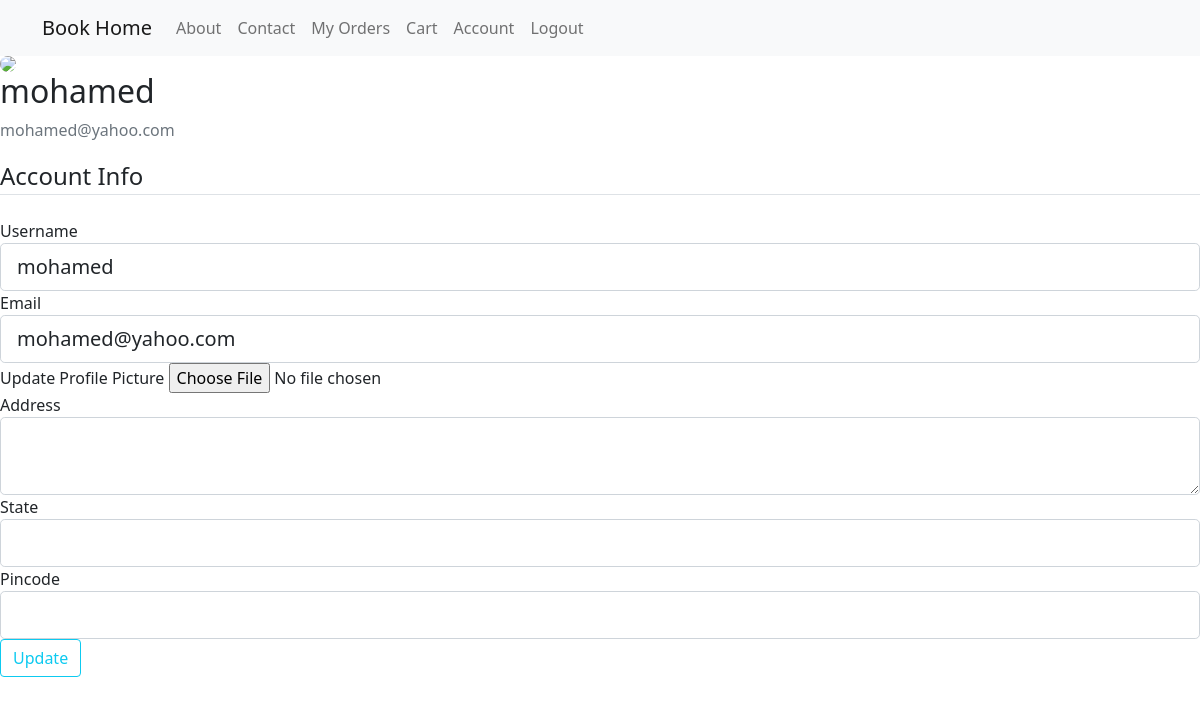
Page /account (signed in) on the earlier database version.
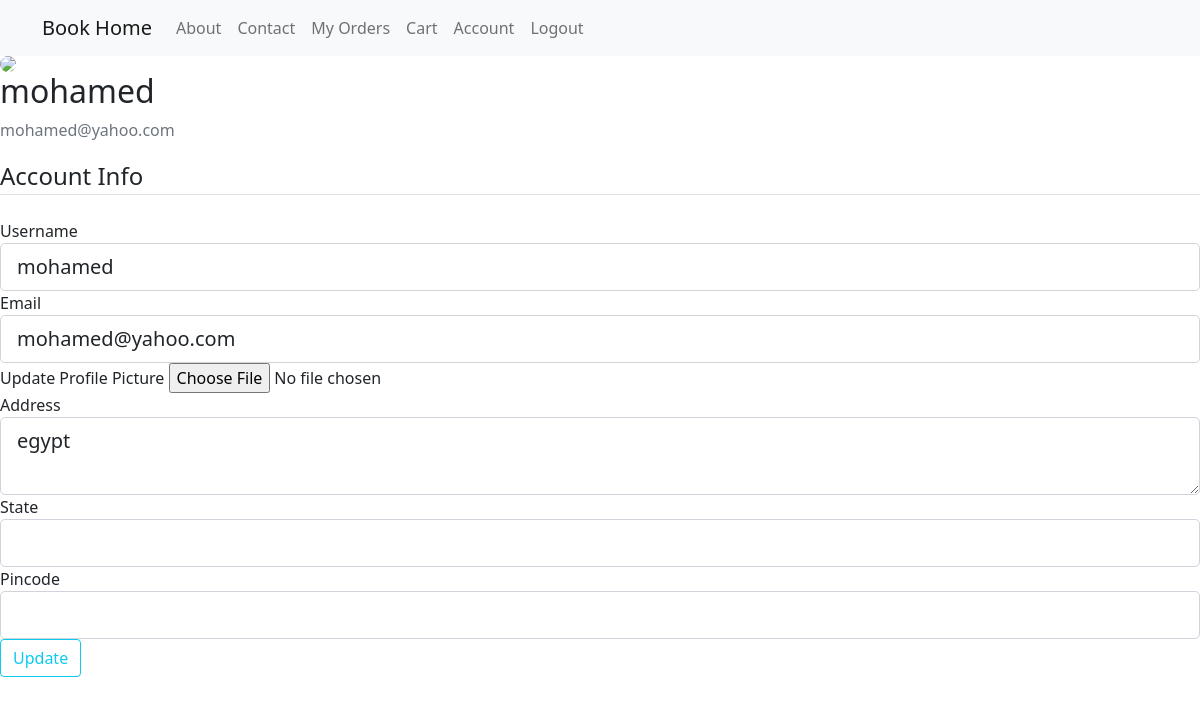
Same page on the later database version.
### Models.py (models this page shows, shortened)
class User(db.Model, UserMixin):
    id = db.Column(db.Integer, primary_key=True)
    username = db.Column(db.String(20), unique=True, nullable=False)
    email = db.Column(db.String(120), unique=True, nullable=False)
    image_file = db.Column(db.String(20), nullable=True, default='default.jpg')
    password = db.Column(db.String(60), nullable=False)
    address=db.Column(db.Text, nullable=True)
    state=db.Column(db.String(60), nullable=True)
    pincode=db.Column(db.Integer, nullable=True)
    cart=db.relationship('Cart', backref='reader', lazy=True)
    order=db.relationship('Order', backref='buyer', lazy=True)
    orderbook=db.relationship('OrderBook', backref='orderby', lazy=True)

### routes.py (the view)
@app.route("/account",methods=['GET', 'POST'])
@login_required
def account():
    form = UpdateAccountForm()
    if form.validate_on_submit():
        if form.picture.data:
            picture_file = save_picture(form.picture.data)
            current_user.image_file = picture_file
        current_user.username = form.username.data
        current_user.email = form.email.data
        current_user.address = form.address.data
        current_user.state = form.state.data
        current_user.pincode = form.pincode.data
        db.session.commit()
        flash('Your account has been updated!', 'success')
        return redirect(url_for('account'))
    elif request.method == 'GET':
        form.username.data = current_user.username
        form.email.data = current_user.email
        form.address.data=current_user.address
        form.state.data=current_user.state
        form.pincode.data=current_user.pincode
        if current_user.image_file[0] == 'C':
            image_file = url_for('static', filename='user_profile/' + 'defalt.png')
        else:
            image_file = url_for('static', filename='user_profile/' + current_user.image_file)
    return render_template('profile.html', title='Account',image_file=image_file, form=form)

### forms.py (shortened to what this page needs)
class UpdateAccountForm(FlaskForm):
    username = StringField('Username',
                           validators=[DataRequired(), Length(min=2, max=20)])
    email = StringField('Email',
                        validators=[DataRequired(), Email()])
    picture = FileField('Update Profile Picture', validators=[FileAllowed(['jpg', 'png'])])
    address= TextAreaField ('Address')
    state= StringField('State')
    pincode= StringField('Pincode')
    submit = SubmitField('Update')

### Models.py (called while the page is built)
@login_manager.user_loader
def load_user(user_id):
    return User.query.get(int(user_id))

### templates/profile.html (shortened to what the changed rows need)
{% extends "home.html" %}
{% block content %}
    <div class="content-section">
      <div class="media">
        <div class="media-body">
          <h2 class="account-heading">{{ current_user.username }}</h2>
          <p class="text-secondary">{{ current_user.email }}</p>
        </div>
      </div>
        <form method="POST" action="" enctype="multipart/form-data">
            <fieldset class="form-group">
                <div class="form-group">
                    {{ form.username.label(class="form-control-label") }}
                    {% if form.username.errors %}
                        {{ form.username(class="form-control form-control-lg is-invalid") }}
                        <div class="invalid-feedback">
                            {% for error in form.username.errors %}
                                <span>{{ error }}</span>
                            {% endfor %}
                        </div>
                    {% else %}
                        {{ form.username(class="form-control form-control-lg") }}
                    {% endif %}
                </div>
                <div class="form-group">
                    {{ form.email.label(class="form-control-label") }}
                    {% if form.email.errors %}
                        {{ form.email(class="form-control form-control-lg is-invalid") }}
                        <div class="invalid-feedback">
                            {% for error in form.email.errors %}
                                <span>{{ error }}</span>
                            {% endfor %}
                        </div>
                    {% else %}
                        {{ form.email(class="form-control form-control-lg") }}
                    {% endif %}
                </div>
				<div class="form-group">
                    {{ form.address.label(class="form-control-label") }}
                    {% if form.address.errors %}
                        {{ form.address(class="form-control form-control-lg is-invalid") }}
                        <div class="invalid-feedback">
                            {% for error in form.address.errors %}
                                <span>{{ error }}</span>
                            {% endfor %}
                        </div>
                    {% else %}
                        {{ form.address(class="form-control form-control-lg") }}
                    {% endif %}
                </div>
				<div class="form-group">
                    {{ form.state.label(class="form-control-label") }}
                    {% if form.state.errors %}
                        {{ form.state(class="form-control form-control-lg is-invalid") }}
                        <div class="invalid-feedback">
                            {% for error in form.state.errors %}
                                <span>{{ error }}</span>
                            {% endfor %}
                        </div>
                    {% else %}
                        {{ form.state(class="form-control form-control-lg") }}
                    {% endif %}
                </div>
				<div class="form-group">
                    {{ form.pincode.label(class="form-control-label") }}
                    {% if form.pincode.errors %}
                        {{ form.pincode(class="form-control form-control-lg is-invalid") }}
                        <div class="invalid-feedback">
                            {% for error in form.pincode.errors %}
                                <span>{{ error }}</span>
                            {% endfor %}
                        </div>
                    {% else %}
                        {{ form.pincode(class="form-control form-control-lg") }}
                    {% endif %}
                </div>
            </fieldset>
        </form>
    </div>
{% endblock content %}

Differences in the rows shown:
changed User "mohamed": address (not shown) → "egypt"
